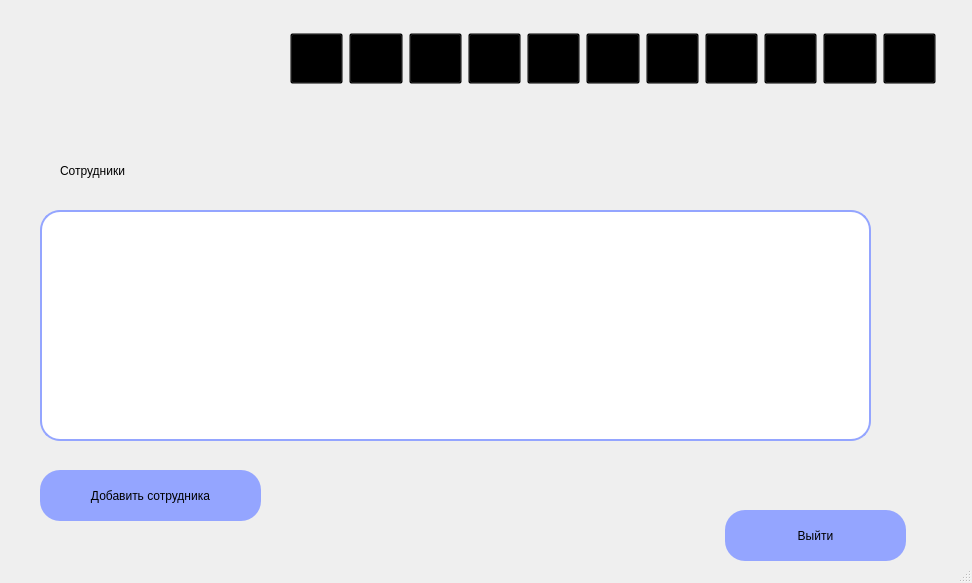
<?xml version="1.0" encoding="UTF-8"?>
<ui version="4.0">
 <class>MainWindow</class>
 <widget class="QMainWindow" name="MainWindow">
  <property name="geometry">
   <rect>
    <x>0</x>
    <y>0</y>
    <width>972</width>
    <height>583</height>
   </rect>
  </property>
  <property name="windowTitle">
   <string>Сотрудники</string>
  </property>
  <property name="windowIcon">
   <iconset>
    <normaloff>../crm/res/nglogo.png</normaloff>../crm/res/nglogo.png</iconset>
  </property>
  <property name="styleSheet">
   <string notr="true">background-image: url(res/gradient.png);</string>
  </property>
  <widget class="QWidget" name="centralwidget">
   <widget class="QWidget" name="widget" native="true">
    <property name="geometry">
     <rect>
      <x>280</x>
      <y>20</y>
      <width>671</width>
      <height>71</height>
     </rect>
    </property>
    <property name="styleSheet">
     <string notr="true">
 background: transparent !important;</string>
    </property>
    <widget class="QWidget" name="layoutWidget">
     <property name="geometry">
      <rect>
       <x>10</x>
       <y>10</y>
       <width>646</width>
       <height>57</height>
      </rect>
     </property>
     <layout class="QHBoxLayout" name="horizontalLayout_2">
      <item>
       <widget class="QPushButton" name="home">
        <property name="minimumSize">
         <size>
          <width>51</width>
          <height>51</height>
         </size>
        </property>
        <property name="styleSheet">
         <string notr="true">
 background: transparent !important;</string>
        </property>
        <property name="text">
         <string/>
        </property>
        <property name="icon">
         <iconset>
          <normaloff>res/house.png</normaloff>res/house.png</iconset>
        </property>
        <property name="iconSize">
         <size>
          <width>51</width>
          <height>51</height>
         </size>
        </property>
       </widget>
      </item>
      <item>
       <widget class="QPushButton" name="deal">
        <property name="minimumSize">
         <size>
          <width>51</width>
          <height>51</height>
         </size>
        </property>
        <property name="styleSheet">
         <string notr="true">
 background: transparent !important;</string>
        </property>
        <property name="text">
         <string/>
        </property>
        <property name="icon">
         <iconset>
          <normaloff>res/deal.png</normaloff>res/deal.png</iconset>
        </property>
        <property name="iconSize">
         <size>
          <width>51</width>
          <height>51</height>
         </size>
        </property>
       </widget>
      </item>
      <item>
       <widget class="QPushButton" name="date">
        <property name="minimumSize">
         <size>
          <width>51</width>
          <height>51</height>
         </size>
        </property>
        <property name="styleSheet">
         <string notr="true">
 background: transparent !important;</string>
        </property>
        <property name="text">
         <string/>
        </property>
        <property name="icon">
         <iconset>
          <normaloff>res/calendar.png</normaloff>res/calendar.png</iconset>
        </property>
        <property name="iconSize">
         <size>
          <width>51</width>
          <height>51</height>
         </size>
        </property>
       </widget>
      </item>
      <item>
       <widget class="QPushButton" name="task">
        <property name="minimumSize">
         <size>
          <width>51</width>
          <height>51</height>
         </size>
        </property>
        <property name="styleSheet">
         <string notr="true">
 background: transparent !important;</string>
        </property>
        <property name="text">
         <string/>
        </property>
        <property name="icon">
         <iconset>
          <normaloff>res/task.png</normaloff>res/task.png</iconset>
        </property>
        <property name="iconSize">
         <size>
          <width>51</width>
          <height>51</height>
         </size>
        </property>
       </widget>
      </item>
      <item>
       <widget class="QPushButton" name="client">
        <property name="minimumSize">
         <size>
          <width>51</width>
          <height>51</height>
         </size>
        </property>
        <property name="contextMenuPolicy">
         <enum>Qt::NoContextMenu</enum>
        </property>
        <property name="styleSheet">
         <string notr="true">
 background: transparent !important;</string>
        </property>
        <property name="text">
         <string/>
        </property>
        <property name="icon">
         <iconset>
          <normaloff>res/client.png</normaloff>res/client.png</iconset>
        </property>
        <property name="iconSize">
         <size>
          <width>51</width>
          <height>51</height>
         </size>
        </property>
       </widget>
      </item>
      <item>
       <widget class="QPushButton" name="empl">
        <property name="minimumSize">
         <size>
          <width>51</width>
          <height>51</height>
         </size>
        </property>
        <property name="styleSheet">
         <string notr="true">
 background: transparent !important;</string>
        </property>
        <property name="text">
         <string/>
        </property>
        <property name="icon">
         <iconset>
          <normaloff>res/emp.png</normaloff>res/emp.png</iconset>
        </property>
        <property name="iconSize">
         <size>
          <width>51</width>
          <height>51</height>
         </size>
        </property>
       </widget>
      </item>
      <item>
       <widget class="QPushButton" name="chat">
        <property name="minimumSize">
         <size>
          <width>51</width>
          <height>51</height>
         </size>
        </property>
        <property name="styleSheet">
         <string notr="true">
 background: transparent !important;</string>
        </property>
        <property name="text">
         <string/>
        </property>
        <property name="icon">
         <iconset>
          <normaloff>res/chat.png</normaloff>res/chat.png</iconset>
        </property>
        <property name="iconSize">
         <size>
          <width>51</width>
          <height>51</height>
         </size>
        </property>
       </widget>
      </item>
      <item>
       <widget class="QPushButton" name="ana">
        <property name="minimumSize">
         <size>
          <width>51</width>
          <height>51</height>
         </size>
        </property>
        <property name="styleSheet">
         <string notr="true">
 background: transparent !important;</string>
        </property>
        <property name="text">
         <string/>
        </property>
        <property name="icon">
         <iconset>
          <normaloff>res/an.png</normaloff>res/an.png</iconset>
        </property>
        <property name="iconSize">
         <size>
          <width>51</width>
          <height>51</height>
         </size>
        </property>
       </widget>
      </item>
      <item>
       <widget class="QPushButton" name="sett">
        <property name="minimumSize">
         <size>
          <width>51</width>
          <height>51</height>
         </size>
        </property>
        <property name="styleSheet">
         <string notr="true">
 background: transparent !important;</string>
        </property>
        <property name="text">
         <string/>
        </property>
        <property name="icon">
         <iconset>
          <normaloff>res/set.png</normaloff>res/set.png</iconset>
        </property>
        <property name="iconSize">
         <size>
          <width>51</width>
          <height>51</height>
         </size>
        </property>
       </widget>
      </item>
      <item>
       <widget class="QPushButton" name="notification">
        <property name="minimumSize">
         <size>
          <width>51</width>
          <height>51</height>
         </size>
        </property>
        <property name="styleSheet">
         <string notr="true">
 background: transparent !important;</string>
        </property>
        <property name="text">
         <string/>
        </property>
        <property name="icon">
         <iconset>
          <normaloff>res/uved.png</normaloff>res/uved.png</iconset>
        </property>
        <property name="iconSize">
         <size>
          <width>51</width>
          <height>51</height>
         </size>
        </property>
       </widget>
      </item>
      <item>
       <widget class="QPushButton" name="help">
        <property name="minimumSize">
         <size>
          <width>51</width>
          <height>51</height>
         </size>
        </property>
        <property name="styleSheet">
         <string notr="true">
 background: transparent !important;</string>
        </property>
        <property name="text">
         <string/>
        </property>
        <property name="icon">
         <iconset>
          <normaloff>res/que.png</normaloff>res/que.png</iconset>
        </property>
        <property name="iconSize">
         <size>
          <width>51</width>
          <height>51</height>
         </size>
        </property>
       </widget>
      </item>
     </layout>
    </widget>
   </widget>
   <widget class="QLabel" name="label">
    <property name="geometry">
     <rect>
      <x>10</x>
      <y>20</y>
      <width>261</width>
      <height>81</height>
     </rect>
    </property>
    <property name="styleSheet">
     <string notr="true"/>
    </property>
    <property name="text">
     <string/>
    </property>
    <property name="pixmap">
     <pixmap>res/ngname.png</pixmap>
    </property>
   </widget>
   <widget class="QWidget" name="widget_3" native="true">
    <property name="geometry">
     <rect>
      <x>50</x>
      <y>140</y>
      <width>171</width>
      <height>61</height>
     </rect>
    </property>
    <property name="styleSheet">
     <string notr="true">    background: transparent !important;</string>
    </property>
    <widget class="QLabel" name="label_3">
     <property name="geometry">
      <rect>
       <x>10</x>
       <y>10</y>
       <width>151</width>
       <height>41</height>
      </rect>
     </property>
     <property name="styleSheet">
      <string notr="true">background: transparent !important;
font: 500 18pt &quot;Segoe UI&quot;;
</string>
     </property>
     <property name="text">
      <string>Сотрудники</string>
     </property>
    </widget>
   </widget>
   <widget class="QTableWidget" name="tableWidget">
    <property name="geometry">
     <rect>
      <x>40</x>
      <y>210</y>
      <width>831</width>
      <height>231</height>
     </rect>
    </property>
    <property name="styleSheet">
     <string notr="true">border-radius: 20px;                     /* &lt;----  20px  */ 
border: 2px solid #94a5ff;
background: rgb(255, 255, 255);
font: 500 14pt &quot;Segoe UI&quot;;
</string>
    </property>
   </widget>
   <widget class="QPushButton" name="pushButton">
    <property name="geometry">
     <rect>
      <x>40</x>
      <y>470</y>
      <width>221</width>
      <height>51</height>
     </rect>
    </property>
    <property name="styleSheet">
     <string notr="true">QPushButton{
font: 625 14pt &quot;Segoe UI&quot;;
background: #94a5ff;
border-radius: 20px;   
                  /* &lt;----  20px  */ 
}

QPushButton:hover {
	background:#E1E5FF;
}

QPushButton:pressed {
	background: #717ec3;
}</string>
    </property>
    <property name="text">
     <string>Добавить сотрудника</string>
    </property>
   </widget>
   <widget class="QWidget" name="widget_5" native="true">
    <property name="geometry">
     <rect>
      <x>690</x>
      <y>440</y>
      <width>241</width>
      <height>131</height>
     </rect>
    </property>
    <property name="styleSheet">
     <string notr="true">    background: transparent !important;</string>
    </property>
    <widget class="QWidget" name="layoutWidget_2">
     <property name="geometry">
      <rect>
       <x>10</x>
       <y>10</y>
       <width>231</width>
       <height>111</height>
      </rect>
     </property>
     <layout class="QVBoxLayout" name="verticalLayout_2">
      <item>
       <widget class="QLabel" name="profil">
        <property name="styleSheet">
         <string notr="true">background: transparent !important;
font: 500 12pt &quot;Segoe UI&quot;;
</string>
        </property>
        <property name="text">
         <string>&lt;html&gt;&lt;head/&gt;&lt;body&gt;&lt;p align=&quot;center&quot;&gt;&lt;br/&gt;&lt;/p&gt;&lt;/body&gt;&lt;/html&gt;</string>
        </property>
       </widget>
      </item>
      <item alignment="Qt::AlignHCenter">
       <widget class="QPushButton" name="pushButton_2">
        <property name="minimumSize">
         <size>
          <width>181</width>
          <height>51</height>
         </size>
        </property>
        <property name="maximumSize">
         <size>
          <width>181</width>
          <height>51</height>
         </size>
        </property>
        <property name="styleSheet">
         <string notr="true">QPushButton{
font: 625 14pt &quot;Segoe UI&quot;;
background: #94a5ff;
border-radius: 20px;   
                  /* &lt;----  20px  */ 
}

QPushButton:hover {
	background:#E1E5FF;
}

QPushButton:pressed {
	background: #717ec3;
}</string>
        </property>
        <property name="text">
         <string>Выйти</string>
        </property>
       </widget>
      </item>
     </layout>
    </widget>
   </widget>
  </widget>
  <widget class="QStatusBar" name="statusbar"/>
 </widget>
 <resources>
  <include location="ress.qrc"/>
  <include location="ress.qrc"/>
 </resources>
 <connections/>
</ui>
